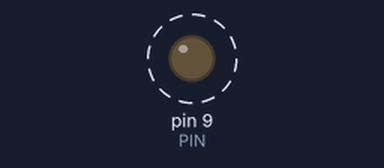
Bench run of a sketch on a simulated Arduino Uno, built with avr-gcc and run on an emulated ATmega328P. Parts: output pins drawn as LEDs (lit = HIGH). Dashed ring = blinking. What the sketch prints to the serial monitor is not drawn.

Above: at 0.5 s.
Timing chart, 0 to 4.6 s (numbered marks = the images above):
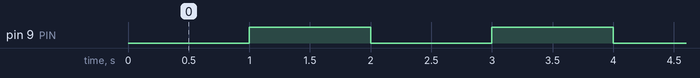

The sketch:

9PIN_H_L_Switch.ino
```cpp
#define PIN 9

void setup() {
  Serial.begin(9600); //  시리얼 설정
  pinMode(PIN, OUTPUT);
}

void loop() {
  digitalWrite(PIN, LOW);
  Serial.print("L");
  delay(1000);
  digitalWrite(PIN, HIGH);
  Serial.print("H");
  delay(1000);
}
```

Measured:
- by itself, pin 9 (PIN): alternates HIGH for 1.0 s and LOW for 1.0 s
